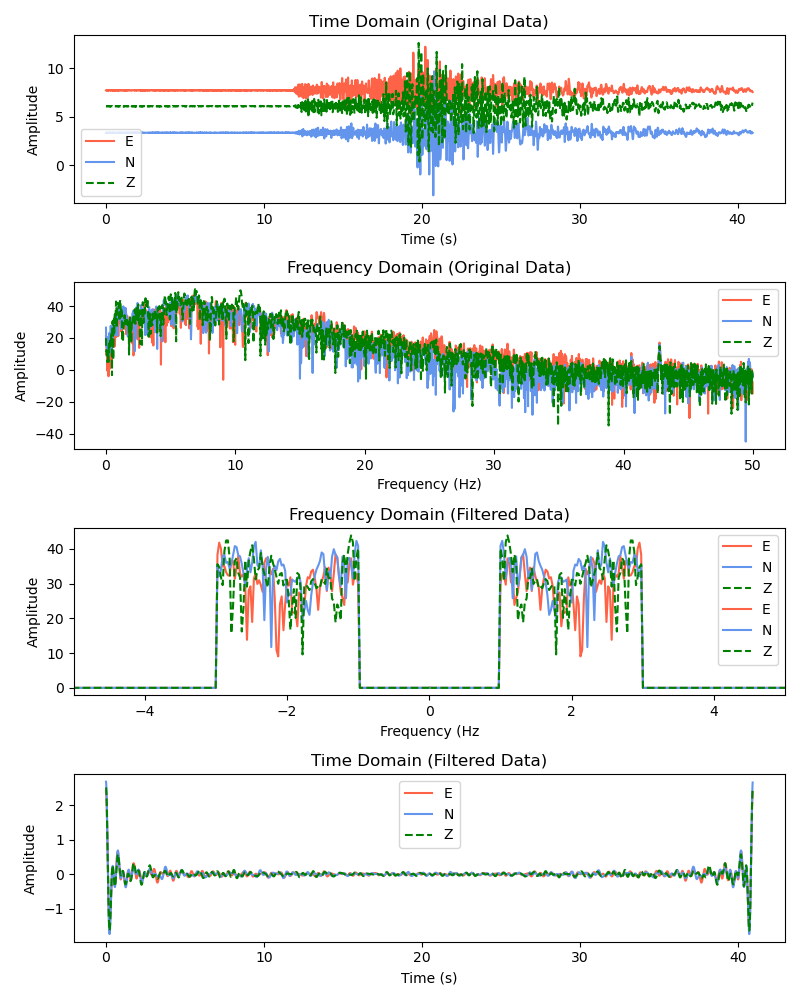

This figure's Python source:
import obspy
import pandas as pd
import numpy as np
import matplotlib.pyplot as plt
from scipy.signal import spectrogram, convolve, butter, lfilter
from obspy import read, Trace, UTCDateTime
from scipy.io.wavfile import read
from scipy.fftpack import fft
import matplotlib.gridspec as gridspec
import os
import math

import numpy as np

time_list=[]
E_list=[]
N_list=[]
Z_list=[]

f=open("./seisdata.txt").readlines()[:]
for i in range(len(f)):
    time_list.append(f[i].split()[0])
    E_list.append(float(f[i].split()[1]))  # Convert to float
    N_list.append(float(f[i].split()[2]))  # Convert to float
    Z_list.append(float(f[i].split()[3]))  # Convert to float
for s in range(0, len(time_list)):
    time = float(time_list[s])
    E = float(E_list[s])
    N = float(N_list[s])
    Z = float(Z_list[s])

dt = 0.01
del_f = 1/4096*dt

def getFFT(data, log_scale=False):
    try:
        FFT = np.abs(np.fft.rfft(data)[1:])
    except:
        FFT = np.fft.fft(data)
        left, right = np.split(np.abs(FFT), 2)
        FFT = np.add(left, right[::-1])

    if log_scale:
        try:
            FFT = np.multiply(20, np.log10(FFT.astype(float) + 1e-10))  # Add a small constant to prevent divide by zero
        except Exception as e:
            print('Log(FFT) failed: %s' %str(e))
    return FFT

def getFreq(data_size,dt):
    fftx = np.fft.fftfreq(data_size, dt)
    fftx = np.split(np.abs(fftx), 2)[0][:]  # Only positive frequencies
    #ifftx = np.fft.irfft(np.arange(data_size), dt)
    #ifftx = np.split(np.abs(fftx), 2)[0][:]  # Only positive frequencies          
    return fftx #,ifftx

#Filter the data
def applyFilter(data, low_freq, high_freq, fftx):
    filtered_data = np.array(data)
    filtered_data[(fftx < low_freq) | (fftx > high_freq)] = 0
    #filtered_data[(ifftx > -(low_freq)) | (ifftx < -(high_freq))] = 0
    return filtered_data

E_fft = getFFT(E_list[:4096], dt)
N_fft = getFFT(N_list[:4096], dt)
Z_fft = getFFT(Z_list[:4096], dt)

fig, (ax1, ax2, ax3, ax4) = plt.subplots(4, 1, figsize=(8, 10))

ax1.plot(np.arange(4096)*dt, E_list[:4096], label='E', color='tomato')
ax1.plot(np.arange(4096)*dt, N_list[:4096], label='N', color='cornflowerblue')
ax1.plot(np.arange(4096)*dt, Z_list[:4096], label='Z', color='green', linestyle='--')
ax1.legend()
ax1.set_title('Time Domain (Original Data)')
ax1.set_xlabel('Time (s)')
ax1.set_ylabel('Amplitude')

ax2.plot(getFreq(len(E_list[:4096]), dt), E_fft, label='E', color='tomato')
ax2.plot(getFreq(len(N_list[:4096]), dt), N_fft, label='N', color='cornflowerblue')
ax2.plot(getFreq(len(Z_list[:4096]), dt), Z_fft, label='Z', color='green', linestyle='--')
ax2.legend()
#ax2.set_xlim(0,5)
ax2.set_title('Frequency Domain (Original Data)')
ax2.set_xlabel('Frequency (Hz)')
ax2.set_ylabel('Amplitude')

# Apply filter to the data
low_freq = 1  
high_freq = 3  
fftx = getFreq(len(E_list[:4096]), dt)
E_filtered = applyFilter(E_fft, low_freq, high_freq, fftx)
N_filtered = applyFilter(N_fft, low_freq, high_freq, fftx)
Z_filtered = applyFilter(Z_fft, low_freq, high_freq, fftx)

# Convert filtered FFT back to waveform data
E_filtered_waveform = np.fft.irfft(2 * E_filtered)
N_filtered_waveform = np.fft.irfft(2 * N_filtered)
Z_filtered_waveform = np.fft.irfft(2 * Z_filtered)

ax3.plot(getFreq(len(E_list[:4096]), dt), E_filtered , label='E', color='tomato')
ax3.plot(getFreq(len(E_list[:4096]), dt), N_filtered, label='N', color='cornflowerblue')
ax3.plot(getFreq(len(E_list[:4096]), dt), Z_filtered, label='Z', color='green', linestyle='--')
ax3.plot(-(getFreq(len(E_list[:4096]), dt)), E_filtered , label='E', color='tomato')
ax3.plot(-(getFreq(len(E_list[:4096]), dt)), N_filtered, label='N', color='cornflowerblue')
ax3.plot(-(getFreq(len(E_list[:4096]), dt)), Z_filtered, label='Z', color='green', linestyle='--')
ax3.legend()
ax3.set_title('Frequency Domain (Filtered Data)')
ax3.set_xlim(-5,5)
ax3.set_xlabel('Frequency (Hz')
ax3.set_ylabel('Amplitude')

ax4.plot(np.arange(4094)*dt, E_filtered_waveform[:4096], label='E', color='tomato')
ax4.plot(np.arange(4094)*dt, N_filtered_waveform[:4096], label='N', color='cornflowerblue')
ax4.plot(np.arange(4094)*dt, Z_filtered_waveform[:4096], label='Z', color='green', linestyle='--')
ax4.legend()
ax4.set_title('Time Domain (Filtered Data)')
ax4.set_xlabel('Time (s)')
ax4.set_ylabel('Amplitude')

plt.tight_layout()
plt.savefig('FFT.png')
